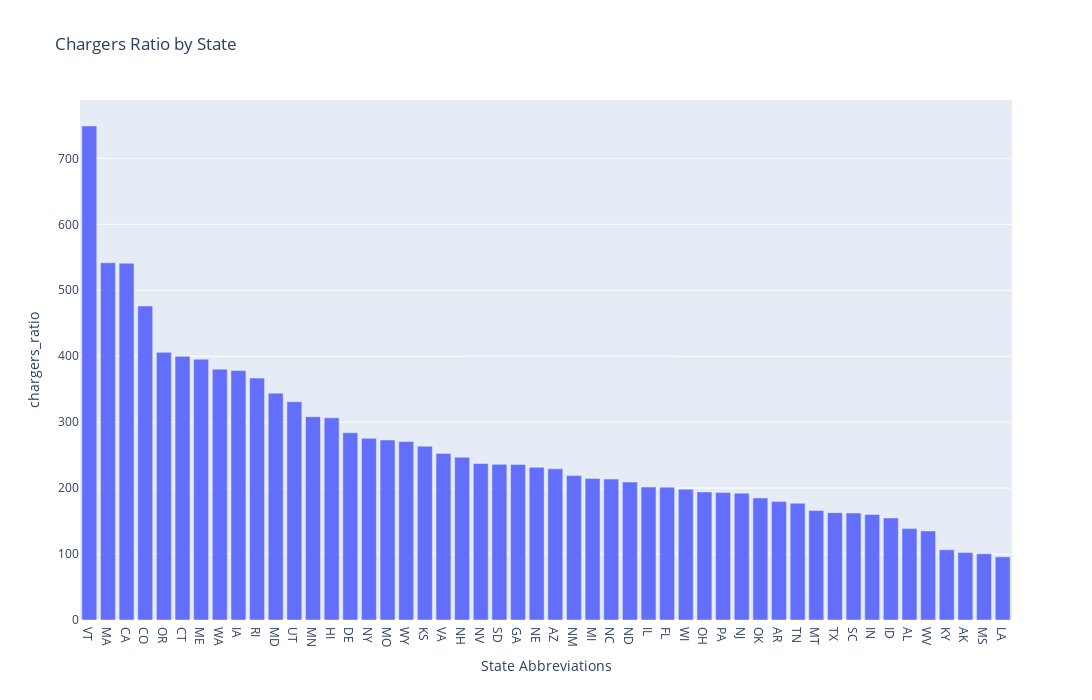

This figure's notebook cell:
### Markdown cell above
[EV Chargers Over Time](chargers_ratio_by_state.html)

### Code cell
# Show the value of each state.
ev_sort = ev.sort_values('chargers_ratio' , ascending = False)
fig = px.bar(
    ev_sort,
    x = 'state',
    y = 'chargers_ratio',
    title = 'Chargers Ratio by State',
    labels={'state': 'State Abbreviations', 'ev_chargers': 'EV Chargers per 1 Million People'}
)

fig.update_layout(width=1100, height=700)
fig.show()

### Figure 1 — Plotly figure (JSON) as saved in the notebook; plotly's stock layout.template omitted (floating-point values rounded to 4 significant figures)
{"data": [{"alignmentgroup": "True", "hovertemplate": "State Abbreviations=%{x}<br>chargers_ratio=%{y}<extra></extra>", "legendgroup": "", "marker": {"color": "#636efa", "pattern": {"shape": ""}}, "name": "", "offsetgroup": "", "orientation": "v", "showlegend": false, "textposition": "auto", "type": "bar", "x": ["VT", "MA", "CA", "CO", "OR", "CT", "ME", "WA", "IA", "RI", "MD", "UT", "MN", "HI", "DE", "NY", "MO", "WY", "KS", "VA", "NH", "NV", "SD", "GA", "NE", "AZ", "NM", "MI", "NC", "ND", "IL", "FL", "WI", "OH", "PA", "NJ", "OK", "AR", "TN", "MT", "TX", "SC", "IN", "ID", "AL", "WV", "KY", "AK", "MS", "LA"], "xaxis": "x", "y": [749.1, 541.7, 541.0, 476.0, 405.8, 399.8, 395.5, 380.4, 378.2, 366.8, 344.0, 330.9, 308.3, 306.6, 283.9, 275.5, 272.9, 270.5, 263.6, 252.6, 246.8, 237.3, 236.0, 235.9, 231.5, 229.2, 219.0, 214.5, 213.7, 209.2, 201.6, 201.4, 198.4, 194.2, 193.2, 192.3, 185.0, 179.6, 177.1, 166.0, 162.8, 162.3, 160.2, 154.7, 138.6, 135.0, 106.5, 102.3, 100.4, 95.76], "yaxis": "y"}], "layout": {"barmode": "relative", "height": 700, "legend": {"tracegroupgap": 0}, "title": {"text": "Chargers Ratio by State"}, "width": 1100, "xaxis": {"anchor": "y", "autorange": true, "domain": [0, 1], "range": [-0.5, 49.5], "title": {"text": "State Abbreviations"}, "type": "category"}, "yaxis": {"anchor": "x", "autorange": true, "domain": [0, 1], "range": [0, 788.5], "title": {"text": "chargers_ratio"}, "type": "linear"}}}
